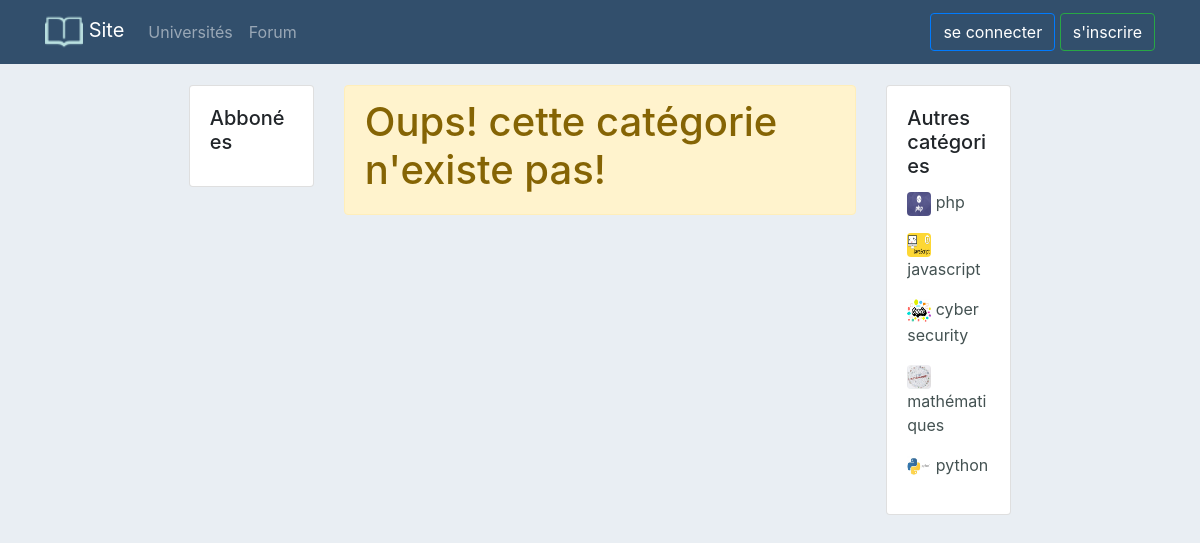
/forum/topic.php, run on the app's committed database.
### tables this page shows
CREATE TABLE `topics` (
  `topic_id` int(255) NOT NULL,
  `topic_user_id` int(255) NOT NULL,
  `topic_name` text NOT NULL,
  `topic_description` text NOT NULL,
  `topic_image` varchar(255) NOT NULL,
  `topic_creation_date` date NOT NULL,
  `topic_following` int(255) NOT NULL
);

### includes/functions.php (called while the page is built, shortened)
<?php
function displayTopicImageName($topic_id) {
    global $connection;
    $query = "SELECT * FROM topics WHERE topic_id = '$topic_id' ";
    $select_topic = mysqli_query($connection, $query);
    $topic_row = mysqli_fetch_assoc($select_topic);
    $topic_image = $topic_row['topic_image'];
    if (!empty($topic_image)) {
        return 'topics_images/' . $topic_image;
    } else {
        return 'topics_images/rsz_topic_mobile_header.png';
    }
}

### forum/topic.php (the view, shortened to what this page needs)
<?php  include 'includes/forum_header.php'; ?>
<?php include '../includes/nav_bar.php' ; ?>
<div class="container-fluid" id="container-question-page">
	<div class="row justify-content-center">
		<div class="col-lg-2 d-none d-xl-block d-none d-lg-block d-xl-none">
			<div class="row">
				<div class="col-lg-12">
					<div class="card">
						<div class="card-body">
							<h5 class="card-title">Abbonées</h5>
						</div>
					</div>
				</div>
			</div>
		</div>
		<div class="col-lg-7 col-md-12 col-sm-12">
			<?php
				$the_topic_id = isset($_GET['id']) ? mysqli_real_escape_string($connection, $_GET['id']) : 0;
				$query = "SELECT * FROM topics WHERE topic_id = '$the_topic_id' ";
				$select_topic_query = mysqli_query($connection, $query);
				$result = mysqli_num_rows($select_topic_query);
			?>
			<?php if($result === 0): ?>
				<div class="alert alert-warning">
					<h1 class="text-conter">Oups! cette catégorie n'existe pas!</h1>
				</div>
			<?php endif; ?>
		</div>
		<div class="col-lg-2 d-none d-xl-block d-none d-lg-block d-xl-none">
			<div class="row">
				<div class="col-lg-12">
					<div class="card">
						<div class="card-body">
							<h5 class="card-title">Autres catégories</h5>
							<?php if(isset($_SESSION['user_firstname'])): ?>
								<?php
									$user_id = $_SESSION['user_id'];
									$query = "SELECT * FROM following_topics WHERE user_id = '$user_id' ";
									$select_followed_by_user = mysqli_query($connection, $query);
									confirmQuery($select_followed_by_user);
									$followed_by_user_number = mysqli_num_rows($select_followed_by_user);
									$query = "SELECT * FROM topics";
									$select_topics = mysqli_query($connection, $query);
									confirmQuery($select_topics);
									$topics_number = mysqli_num_rows($select_topics);
								?>
								<?php if($followed_by_user_number > 0 && $topics_number > $followed_by_user_number ): ?>
									<?php
										$query = "SELECT * FROM following_topics WHERE user_id = '$user_id' ";
										$select_followed_by_user = mysqli_query($connection, $query);
										confirmQuery($select_followed_by_user);
										$tab = [];
										while ($row = mysqli_fetch_assoc($select_followed_by_user)){
											$tab[] = $row['topic_id'];
										}
										$tab[] = $the_topic_id;
									?>
									<?php
										$query = "SELECT * FROM topics WHERE topic_id NOT IN ( ";
										for($i=0; $i < count($tab); $i++){
											if($i == count($tab) - 1){
												$query .= $tab[$i] . " )";
											} else {
												$query .= $tab[$i] . ", ";
											}
										}
										$select_not_followed_by_user = mysqli_query($connection, $query);
										confirmQuery($select_not_followed_by_user);
									?>
									<?php while($topic_row = mysqli_fetch_assoc($select_not_followed_by_user)): ?>
										<p>
											<a href="./topic.php?id=<?= $topic_row['topic_id'] ?>" class="card-link">
												<img src="../pictures/<?= displayTopicImageName($topic_row['topic_id']) ?>" class="rounded img-sidebar">
												<?= $topic_row['topic_name'] ?>
											</a>
										</p>
									<?php endwhile; ?>
								<?php elseif($followed_by_user_number > 0 && $followed_by_user_number === $topics_number): ?>
									<p class="text-info">
										<img src="../pictures/icons/infoIcon24px.png">
										vous etes abbonées a tous les topics
									</p>
								<?php else: ?>
									<?php
										$query = "SELECT * FROM topics WHERE topic_id <> '$the_topic_id' ORDER BY topic_following DESC LIMIT 0,10";
										$select_topics = mysqli_query($connection, $query);
										confirmQuery($select_topics);
									?>
									<?php while($topic_row = mysqli_fetch_assoc($select_topics)): ?>
										<p>
											<a href="./topic.php?id=<?= $topic_row['topic_id'] ?>" class="card-link">
												<img src="../pictures/<?= displayTopicImageName($topic_row['topic_id']) ?>" class="rounded img-sidebar">
												<?= $topic_row['topic_name'] ?>
											</a>
										</p>
									<?php endwhile; ?>
								<?php endif; ?>
							<?php else: ?>
								<?php
									$query = "SELECT * FROM topics WHERE topic_id <> '$the_topic_id' ORDER BY topic_following DESC LIMIT 0,10";
									$select_topics = mysqli_query($connection, $query);
								?>
								<?php while($topic_row = mysqli_fetch_assoc($select_topics)): ?>
									<p>
										<a href="./topic.php?id=<?= $topic_row['topic_id'] ?>" class="card-link">
											<img src="../pictures/<?= displayTopicImageName($topic_row['topic_id']) ?>" class="rounded img-sidebar" alt="topic img">
											<?= $topic_row['topic_name'] ?>
										</a>
									</p>
								<?php endwhile; ?>
							<?php endif; ?>
						</div>
					</div>
				</div>
			</div>
		</div>
</div>
<?php include 'includes/forum_footer.php'; ?>

### forum/css/rtl.css (style rules this page uses)
.card-link { color: #445252; }

### forum/css/style.css (style rules this page uses)
body { background-color: #e9eef3; }
body a { text-decoration: none; color: #333; }
#container-question-page { padding-right: 150px; padding-left: 150px; margin-top: 85px; }
.img-sidebar { width: 24px; height: 24px; }

### data on the page
topics: topic_id+topic_image (picture), topic_name "php"
topics: topic_id+topic_image (picture), topic_name "javascript"
topics: shows a picture, topic_name "cyber security"
topics: topic_id+topic_image (picture), topic_name "mathématiques"
topics: topic_id+topic_image (picture), topic_name "python"
